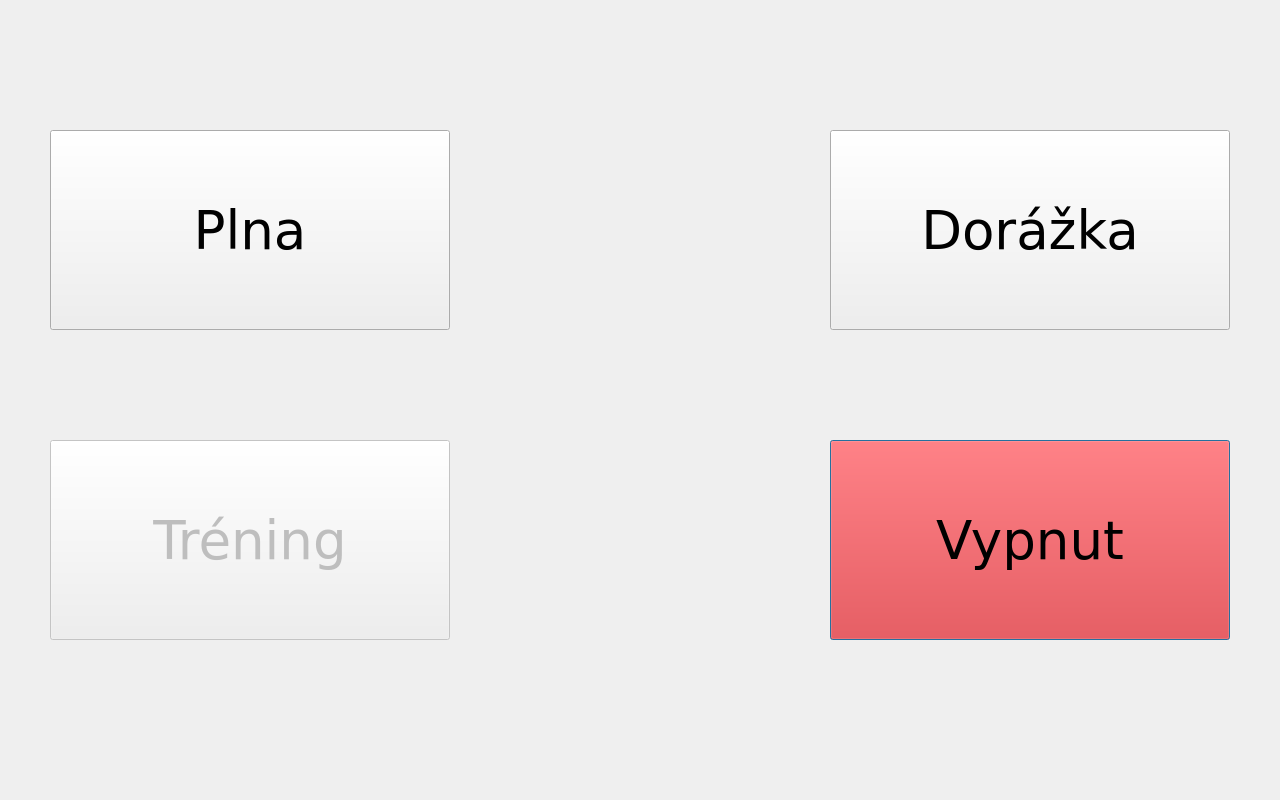
<?xml version="1.0" encoding="UTF-8"?>
<ui version="4.0">
 <class>ChooserWindow</class>
 <widget class="QDialog" name="ChooserWindow">
  <property name="geometry">
   <rect>
    <x>0</x>
    <y>0</y>
    <width>1280</width>
    <height>800</height>
   </rect>
  </property>
  <property name="windowTitle">
   <string>Dialog</string>
  </property>
  <widget class="QPushButton" name="treningButton">
   <property name="enabled">
    <bool>false</bool>
   </property>
   <property name="geometry">
    <rect>
     <x>50</x>
     <y>440</y>
     <width>400</width>
     <height>200</height>
    </rect>
   </property>
   <property name="font">
    <font>
     <family>Verdana</family>
     <pointsize>40</pointsize>
     <weight>50</weight>
     <bold>false</bold>
    </font>
   </property>
   <property name="text">
    <string>Tréning</string>
   </property>
  </widget>
  <widget class="QPushButton" name="dorazkaButton">
   <property name="geometry">
    <rect>
     <x>830</x>
     <y>130</y>
     <width>400</width>
     <height>200</height>
    </rect>
   </property>
   <property name="font">
    <font>
     <family>Verdana</family>
     <pointsize>40</pointsize>
     <weight>50</weight>
     <bold>false</bold>
    </font>
   </property>
   <property name="text">
    <string>Dorážka</string>
   </property>
  </widget>
  <widget class="QPushButton" name="plnaButton">
   <property name="geometry">
    <rect>
     <x>50</x>
     <y>130</y>
     <width>400</width>
     <height>200</height>
    </rect>
   </property>
   <property name="font">
    <font>
     <family>Verdana</family>
     <pointsize>40</pointsize>
     <weight>50</weight>
     <bold>false</bold>
    </font>
   </property>
   <property name="text">
    <string>Plna</string>
   </property>
  </widget>
  <widget class="QPushButton" name="pushButton">
   <property name="geometry">
    <rect>
     <x>830</x>
     <y>440</y>
     <width>400</width>
     <height>200</height>
    </rect>
   </property>
   <property name="palette">
    <palette>
     <active>
      <colorrole role="Button">
       <brush brushstyle="SolidPattern">
        <color alpha="255">
         <red>255</red>
         <green>0</green>
         <blue>0</blue>
        </color>
       </brush>
      </colorrole>
      <colorrole role="Text">
       <brush brushstyle="SolidPattern">
        <color alpha="255">
         <red>255</red>
         <green>255</green>
         <blue>255</blue>
        </color>
       </brush>
      </colorrole>
     </active>
     <inactive>
      <colorrole role="Button">
       <brush brushstyle="SolidPattern">
        <color alpha="255">
         <red>255</red>
         <green>0</green>
         <blue>0</blue>
        </color>
       </brush>
      </colorrole>
      <colorrole role="Text">
       <brush brushstyle="SolidPattern">
        <color alpha="255">
         <red>255</red>
         <green>255</green>
         <blue>255</blue>
        </color>
       </brush>
      </colorrole>
     </inactive>
     <disabled>
      <colorrole role="Button">
       <brush brushstyle="SolidPattern">
        <color alpha="255">
         <red>255</red>
         <green>0</green>
         <blue>0</blue>
        </color>
       </brush>
      </colorrole>
      <colorrole role="Text">
       <brush brushstyle="SolidPattern">
        <color alpha="255">
         <red>161</red>
         <green>161</green>
         <blue>161</blue>
        </color>
       </brush>
      </colorrole>
     </disabled>
    </palette>
   </property>
   <property name="font">
    <font>
     <family>Verdana</family>
     <pointsize>40</pointsize>
    </font>
   </property>
   <property name="text">
    <string>Vypnut</string>
   </property>
   <property name="autoDefault">
    <bool>true</bool>
   </property>
   <property name="default">
    <bool>true</bool>
   </property>
   <property name="flat">
    <bool>false</bool>
   </property>
  </widget>
 </widget>
 <resources/>
 <connections/>
</ui>
